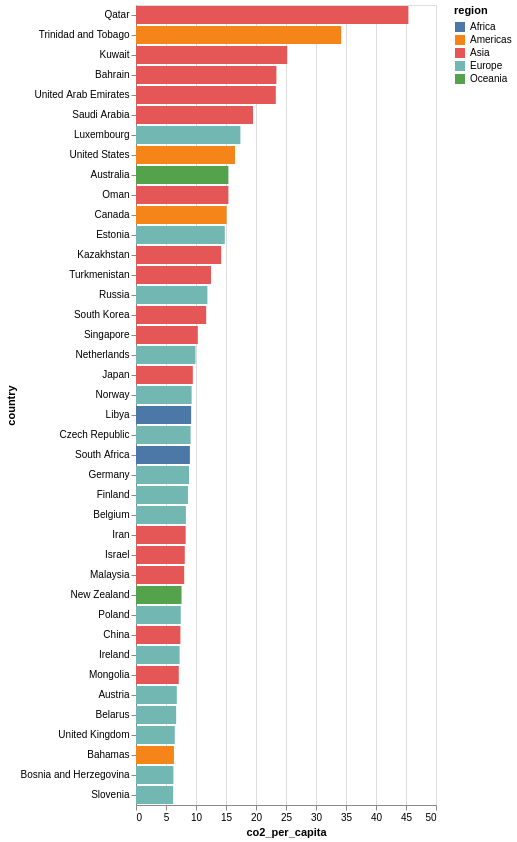

The cell this chart's notebook holds for it:
### Markdown cell above
<div class="alert alert-info" style="color:black">

### Question 5.1
rubric={accuracy:1,quality:1,viz:2}

<h4>
Python
</h4>
<ol type="1">
<li>Filter the data to include only the most recent year when <code>'co2_per_capita'</code> was measured (it is up to you how you find out which year this is).</li>
<li>Use the data frame <code>nlargest</code> method to select the top 40 countries in CO2 production per capita for that year.</li>
<li>Since we have only one value per country per year, let’s create a bar chart to visualize it. Encode the CO2 per capita as on the x-axis, the country on the y-axis, and the region as the color.</li>
<li>Sort your bar chart so that the highest CO2 per capita is the closest to the x-axis (the bottom of the chart). <a href="https://altair-viz.github.io/gallery/bar_chart_sorted.html">Here is an example of how to sort in Altair</a>.</li>
</ol>
</div>

### Code cell
pdata5 = pdata.dropna(subset ='co2_per_capita')

theyear = pdata5['year'].max()
pdata51 = pdata5[pdata5['year'] ==theyear]
pdata51.head(10)
lrg = pdata51.nlargest(40,'co2_per_capita', keep='first')
chart = alt.Chart(lrg).mark_bar().encode(
    x = alt.X('co2_per_capita'),
    y = alt.Y('country',sort='-x'),
    color = 'region')
chart

### Figure 1 — Vega specification as saved in the notebook (floating-point values rounded to 4 significant figures)
{"$schema": "https://vega.github.io/schema/vega/v5.json", "data": [{"name": "source_0"}, {"name": "data_0", "values": [{"co2_per_capita_end": 45.4, "co2_per_capita_start": 0.0, "country": "Qatar", "region": "Asia"}, {"co2_per_capita_end": 34.2, "co2_per_capita_start": 0.0, "country": "Trinidad and Tobago", "region": "Americas"}, {"co2_per_capita_end": 25.2, "co2_per_capita_start": 0.0, "country": "Kuwait", "region": "Asia"}, {"co2_per_capita_end": 23.4, "co2_per_capita_start": 0.0, "country": "Bahrain", "region": "Asia"}, {"co2_per_capita_end": 23.3, "co2_per_capita_start": 0.0, "country": "United Arab Emirates", "region": "Asia"}, {"co2_per_capita_end": 19.5, "co2_per_capita_start": 0.0, "country": "Saudi Arabia", "region": "Asia"}, {"co2_per_capita_end": 17.4, "co2_per_capita_start": 0.0, "country": "Luxembourg", "region": "Europe"}, {"co2_per_capita_end": 16.5, "co2_per_capita_start": 0.0, "country": "United States", "region": "Americas"}, {"co2_per_capita_end": 15.4, "co2_per_capita_start": 0.0, "country": "Australia", "region": "Oceania"}, {"co2_per_capita_end": 15.4, "co2_per_capita_start": 0.0, "country": "Oman", "region": "Asia"}, {"co2_per_capita_end": 15.1, "co2_per_capita_start": 0.0, "country": "Canada", "region": "Americas"}, {"co2_per_capita_end": 14.8, "co2_per_capita_start": 0.0, "country": "Estonia", "region": "Europe"}, {"co2_per_capita_end": 14.2, "co2_per_capita_start": 0.0, "country": "Kazakhstan", "region": "Asia"}, {"co2_per_capita_end": 12.5, "co2_per_capita_start": 0.0, "country": "Turkmenistan", "region": "Asia"}, {"co2_per_capita_end": 11.9, "co2_per_capita_start": 0.0, "country": "Russia", "region": "Europe"}, {"co2_per_capita_end": 11.7, "co2_per_capita_start": 0.0, "country": "South Korea", "region": "Asia"}, {"co2_per_capita_end": 10.3, "co2_per_capita_start": 0.0, "country": "Singapore", "region": "Asia"}, {"co2_per_capita_end": 9.91, "co2_per_capita_start": 0.0, "country": "Netherlands", "region": "Europe"}, {"co2_per_capita_end": 9.47, "co2_per_capita_start": 0.0, "country": "Japan", "region": "Asia"}, {"co2_per_capita_end": 9.27, "co2_per_capita_start": 0.0, "country": "Norway", "region": "Europe"}, {"co2_per_capita_end": 9.19, "co2_per_capita_start": 0.0, "country": "Libya", "region": "Africa"}, {"co2_per_capita_end": 9.1, "co2_per_capita_start": 0.0, "country": "Czech Republic", "region": "Europe"}, {"co2_per_capita_end": 8.98, "co2_per_capita_start": 0.0, "country": "South Africa", "region": "Africa"}, {"co2_per_capita_end": 8.83, "co2_per_capita_start": 0.0, "country": "Germany", "region": "Europe"}, {"co2_per_capita_end": 8.66, "co2_per_capita_start": 0.0, "country": "Finland", "region": "Europe"}, {"co2_per_capita_end": 8.32, "co2_per_capita_start": 0.0, "country": "Belgium", "region": "Europe"}, {"co2_per_capita_end": 8.28, "co2_per_capita_start": 0.0, "country": "Iran", "region": "Asia"}, {"co2_per_capita_end": 8.13, "co2_per_capita_start": 0.0, "country": "Israel", "region": "Asia"}, {"co2_per_capita_end": 8.03, "co2_per_capita_start": 0.0, "country": "Malaysia", "region": "Asia"}, {"co2_per_capita_end": 7.59, "co2_per_capita_start": 0.0, "country": "New Zealand", "region": "Oceania"}, {"co2_per_capita_end": 7.46, "co2_per_capita_start": 0.0, "country": "Poland", "region": "Europe"}, {"co2_per_capita_end": 7.4, "co2_per_capita_start": 0.0, "country": "China", "region": "Asia"}, {"co2_per_capita_end": 7.27, "co2_per_capita_start": 0.0, "country": "Ireland", "region": "Europe"}, {"co2_per_capita_end": 7.13, "co2_per_capita_start": 0.0, "country": "Mongolia", "region": "Asia"}, {"co2_per_capita_end": 6.8, "co2_per_capita_start": 0.0, "country": "Austria", "region": "Europe"}, {"co2_per_capita_end": 6.69, "co2_per_capita_start": 0.0, "country": "Belarus", "region": "Europe"}, {"co2_per_capita_end": 6.46, "co2_per_capita_start": 0.0, "country": "United Kingdom", "region": "Europe"}, {"co2_per_capita_end": 6.32, "co2_per_capita_start": 0.0, "country": "Bahamas", "region": "Americas"}, {"co2_per_capita_end": 6.23, "co2_per_capita_start": 0.0, "country": "Bosnia and Herzegovina", "region": "Europe"}, {"co2_per_capita_end": 6.19, "co2_per_capita_start": 0.0, "country": "Slovenia", "region": "Europe"}]}, {"name": "source_0_y_domain_country", "values": [{"country": "Qatar", "sort_field": 45.4}, {"country": "Trinidad and Tobago", "sort_field": 34.2}, {"country": "Kuwait", "sort_field": 25.2}, {"country": "Bahrain", "sort_field": 23.4}, {"country": "United Arab Emirates", "sort_field": 23.3}, {"country": "Saudi Arabia", "sort_field": 19.5}, {"country": "Luxembourg", "sort_field": 17.4}, {"country": "United States", "sort_field": 16.5}, {"country": "Australia", "sort_field": 15.4}, {"country": "Oman", "sort_field": 15.4}, {"country": "Canada", "sort_field": 15.1}, {"country": "Estonia", "sort_field": 14.8}, {"country": "Kazakhstan", "sort_field": 14.2}, {"country": "Turkmenistan", "sort_field": 12.5}, {"country": "Russia", "sort_field": 11.9}, {"country": "South Korea", "sort_field": 11.7}, {"country": "Singapore", "sort_field": 10.3}, {"country": "Netherlands", "sort_field": 9.91}, {"country": "Japan", "sort_field": 9.47}, {"country": "Norway", "sort_field": 9.27}, {"country": "Libya", "sort_field": 9.19}, {"country": "Czech Republic", "sort_field": 9.1}, {"country": "South Africa", "sort_field": 8.98}, {"country": "Germany", "sort_field": 8.83}, {"country": "Finland", "sort_field": 8.66}, {"country": "Belgium", "sort_field": 8.32}, {"country": "Iran", "sort_field": 8.28}, {"country": "Israel", "sort_field": 8.13}, {"country": "Malaysia", "sort_field": 8.03}, {"country": "New Zealand", "sort_field": 7.59}, {"country": "Poland", "sort_field": 7.46}, {"country": "China", "sort_field": 7.4}, {"country": "Ireland", "sort_field": 7.27}, {"country": "Mongolia", "sort_field": 7.13}, {"country": "Austria", "sort_field": 6.8}, {"country": "Belarus", "sort_field": 6.69}, {"country": "United Kingdom", "sort_field": 6.46}, {"country": "Bahamas", "sort_field": 6.32}, {"country": "Bosnia and Herzegovina", "sort_field": 6.23}, {"country": "Slovenia", "sort_field": 6.19}]}, {"name": "data_0_color_domain_region", "values": [{"region": "Asia"}, {"region": "Americas"}, {"region": "Europe"}, {"region": "Oceania"}, {"region": "Africa"}]}], "signals": [{"name": "y_step", "value": 20}, {"name": "height", "update": "bandspace(domain('y').length, 0.1, 0.05) * y_step"}], "marks": [{"type": "rect", "name": "marks", "from": {"data": "data_0"}, "encode": {"update": {"y": {"field": "country", "scale": "y"}, "x2": {"field": "co2_per_capita_start", "scale": "x"}, "fill": {"field": "region", "scale": "color"}, "x": {"field": "co2_per_capita_end", "scale": "x"}, "height": {"signal": "max(0.25, bandwidth('y'))"}}}, "style": ["bar"]}], "scales": [{"name": "x", "type": "linear", "domain": {"data": "data_0", "fields": ["co2_per_capita_start", "co2_per_capita_end"]}, "range": [0, {"signal": "width"}], "nice": true, "zero": true}, {"name": "y", "type": "band", "domain": {"data": "source_0_y_domain_country", "field": "country", "sort": {"op": "max", "field": "sort_field", "order": "descending"}}, "range": {"step": {"signal": "y_step"}}, "paddingInner": 0.1, "paddingOuter": 0.05}, {"name": "color", "type": "ordinal", "domain": {"data": "data_0_color_domain_region", "field": "region", "sort": true}, "range": "category"}], "axes": [{"scale": "x", "maxExtent": 0, "tickCount": {"signal": "ceil(width/40)"}, "grid": true, "gridScale": "y", "orient": "bottom", "labels": false, "minExtent": 0, "zindex": 0, "ticks": false, "domain": false, "aria": false}, {"scale": "x", "tickCount": {"signal": "ceil(width/40)"}, "zindex": 0, "title": "co2_per_capita", "orient": "bottom", "labelOverlap": true, "grid": false, "labelFlush": true}, {"scale": "y", "zindex": 0, "title": "country", "orient": "left", "grid": false}], "background": "white", "style": "cell", "legends": [{"fill": "color", "symbolType": "square", "title": "region"}], "padding": 5, "width": 300}
